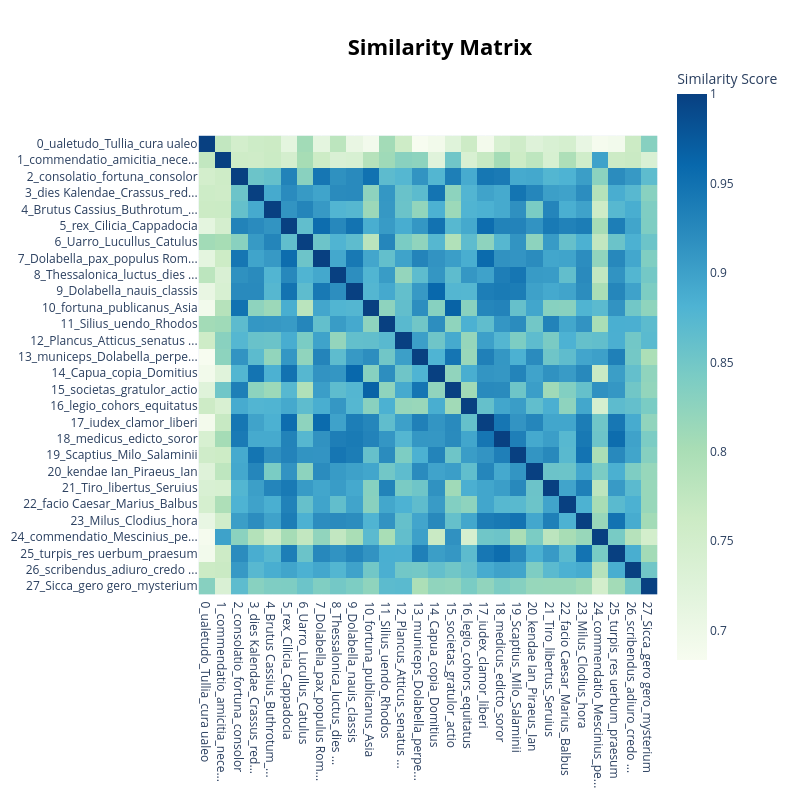

The notebook cell saved with this chart:
### Code cell
fig_heatmap = topic_model.visualize_heatmap()
fig_heatmap

### Figure 1 — Plotly figure (JSON) as saved in the notebook; plotly's stock layout.template omitted (floating-point values rounded to 4 significant figures; data arrays with more than 128 entries replaced by an {"elided": "..."} marker saying what was removed)
{"data": [{"coloraxis": "coloraxis", "hovertemplate": "x: %{x}<br>y: %{y}<br>Similarity Score: %{z}<extra></extra>", "name": "0", "type": "heatmap", "x": ["0_ualetudo_Tullia_cura ualeo", "1_commendatio_amicitia_nece...", "2_consolatio_fortuna_consolor", "3_dies Kalendae_Crassus_red...", "4_Brutus Cassius_Buthrotum_...", "5_rex_Cilicia_Cappadocia", "6_Uarro_Lucullus_Catulus", "7_Dolabella_pax_populus Rom...", "8_Thessalonica_luctus_dies ...", "9_Dolabella_nauis_classis", "10_fortuna_publicanus_Asia", "11_Silius_uendo_Rhodos", "12_Plancus_Atticus_senatus ...", "13_municeps_Dolabella_perpe...", "14_Capua_copia_Domitius", "15_societas_gratulor_actio", "16_legio_cohors_equitatus", "17_iudex_clamor_liberi", "18_medicus_edicto_soror", "19_Scaptius_Milo_Salaminii", "20_kendae Ian_Piraeus_Ian", "21_Tiro_libertus_Seruius", "22_facio Caesar_Marius_Balbus", "23_Milus_Clodius_hora", "24_commendatio_Mescinius_pe...", "25_turpis_res uerbum_praesum", "26_scribendus_adiuro_credo ...", "27_Sicca_gero gero_mysterium"], "xaxis": "x", "y": ["0_ualetudo_Tullia_cura ualeo", "1_commendatio_amicitia_nece...", "2_consolatio_fortuna_consolor", "3_dies Kalendae_Crassus_red...", "4_Brutus Cassius_Buthrotum_...", "5_rex_Cilicia_Cappadocia", "6_Uarro_Lucullus_Catulus", "7_Dolabella_pax_populus Rom...", "8_Thessalonica_luctus_dies ...", "9_Dolabella_nauis_classis", "10_fortuna_publicanus_Asia", "11_Silius_uendo_Rhodos", "12_Plancus_Atticus_senatus ...", "13_municeps_Dolabella_perpe...", "14_Capua_copia_Domitius", "15_societas_gratulor_actio", "16_legio_cohors_equitatus", "17_iudex_clamor_liberi", "18_medicus_edicto_soror", "19_Scaptius_Milo_Salaminii", "20_kendae Ian_Piraeus_Ian", "21_Tiro_libertus_Seruius", "22_facio Caesar_Marius_Balbus", "23_Milus_Clodius_hora", "24_commendatio_Mescinius_pe...", "25_turpis_res uerbum_praesum", "26_scribendus_adiuro_credo ...", "27_Sicca_gero gero_mysterium"], "yaxis": "y", "z": {"elided": "28x28 float values"}}], "layout": {"coloraxis": {"colorbar": {"title": {"text": "Similarity Score"}}, "colorscale": [[0, "rgb(247,252,240)"], [0.125, "rgb(224,243,219)"], [0.25, "rgb(204,235,197)"], [0.375, "rgb(168,221,181)"], [0.5, "rgb(123,204,196)"], [0.625, "rgb(78,179,211)"], [0.75, "rgb(43,140,190)"], [0.875, "rgb(8,104,172)"], [1, "rgb(8,64,129)"]]}, "height": 800, "hoverlabel": {"bgcolor": "white", "font": {"family": "Rockwell", "size": 16}}, "legend": {"title": {"text": "Trend"}}, "margin": {"t": 60}, "showlegend": true, "title": {"font": {"color": "Black", "size": 22}, "text": "<b>Similarity Matrix</b>", "x": 0.55, "xanchor": "center", "y": 0.95, "yanchor": "top"}, "width": 800, "xaxis": {"anchor": "y", "constrain": "domain", "domain": [0, 1], "scaleanchor": "y"}, "yaxis": {"anchor": "x", "autorange": "reversed", "constrain": "domain", "domain": [0, 1]}}}
